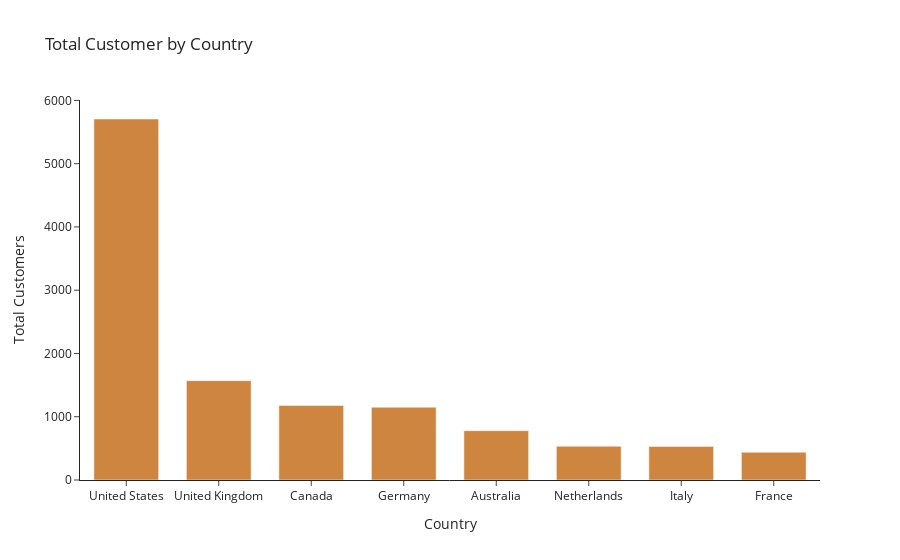

The notebook cell saved with this chart:
### Code cell
fig = go.Figure(go.Bar(
            x=customers_country_data['Customer_Country'],
            y=customers_country_data['CustomerKey'],
            orientation='v',
            marker_color='peru'))

fig.update_layout(title="Total Customer by Country",
                  xaxis=dict(title='Country'),
                  yaxis=dict(title='Total Customers', side='left'),
                  bargap=0.3,
                  template='simple_white')

fig.show()

### Figure 1 — Plotly figure (JSON) as saved in the notebook; plotly's stock layout.template omitted (floating-point values rounded to 4 significant figures)
{"data": [{"marker": {"color": "peru"}, "orientation": "v", "type": "bar", "x": ["United States", "United Kingdom", "Canada", "Germany", "Australia", "Netherlands", "Italy", "France"], "y": [5706, 1570, 1179, 1150, 780, 534, 530, 438]}], "layout": {"bargap": 0.3, "title": {"text": "Total Customer by Country"}, "xaxis": {"title": {"text": "Country"}}, "yaxis": {"side": "left", "title": {"text": "Total Customers"}}}}
